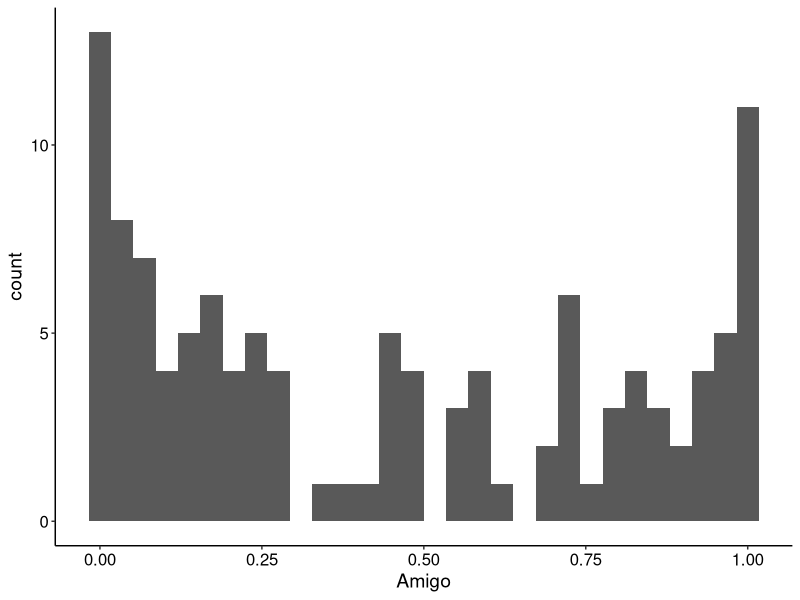

This figure's R source:
###### Plot for Figure 5C ###

library(ggplot2)

Phenotypes<-read.csv("Phenotypes_amigo.csv", h=T)

## Make historgram

ggplot(Phenotypes) +geom_histogram(aes(x=Amigo)) +
  theme(
    # Hide panel borders and remove grid lines
    panel.border = element_blank(),
    panel.grid.major = element_blank(),
    panel.grid.minor = element_blank(),
    # Remove panel background
    panel.background = element_blank(),
    # Change axis line
    axis.line = element_line(colour = "black"),
    axis.text = element_text(colour= "black"),
    axis.text.x=element_text(size = 12),
    axis.text.y=element_text(size = 12),
    axis.title=element_text(size=14)) 
